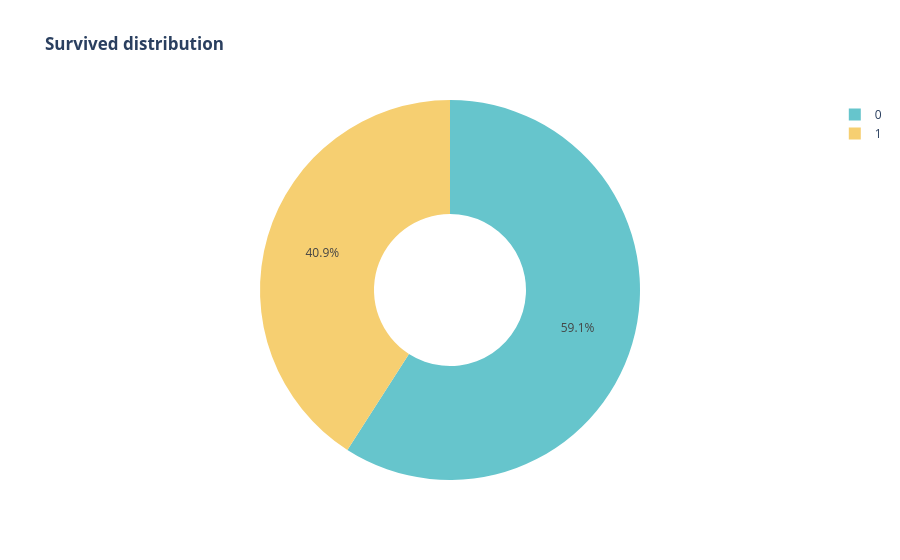

Notebook cell for this chart:
### Code cell
df pie_plot()
fig =px.pie(df, names='Survived', title='<b>Survived distribution</b>',
       color_discrete_sequence=px.colors.qualitative.Pastel ,
       hole =0.4
       )
fig.show()

### Figure 1 — Plotly figure (JSON) as saved in the notebook; plotly's stock layout.template omitted (floating-point values rounded to 4 significant figures; data arrays with more than 128 entries replaced by an {"elided": "..."} marker saying what was removed)
{"data": [{"domain": {"x": [0, 1], "y": [0, 1]}, "hole": 0.4, "hovertemplate": "Survived=%{label}<extra></extra>", "labels": {"elided": "760 int values"}, "legendgroup": "", "name": "", "showlegend": true, "type": "pie"}], "layout": {"legend": {"tracegroupgap": 0}, "piecolorway": ["rgb(102, 197, 204)", "rgb(246, 207, 113)", "rgb(248, 156, 116)", "rgb(220, 176, 242)", "rgb(135, 197, 95)", "rgb(158, 185, 243)", "rgb(254, 136, 177)", "rgb(201, 219, 116)", "rgb(139, 224, 164)", "rgb(180, 151, 231)", "rgb(179, 179, 179)"], "title": {"text": "<b>Survived distribution</b>"}}}
